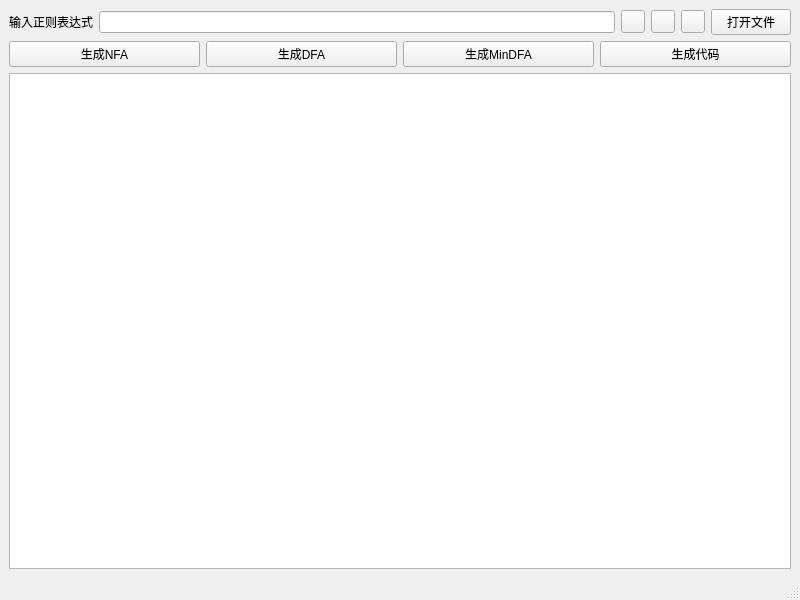
<?xml version="1.0" encoding="UTF-8"?>
<ui version="4.0">
 <class>MainWindow</class>
 <widget class="QMainWindow" name="MainWindow">
  <property name="geometry">
   <rect>
    <x>0</x>
    <y>0</y>
    <width>800</width>
    <height>600</height>
   </rect>
  </property>
  <property name="minimumSize">
   <size>
    <width>800</width>
    <height>600</height>
   </size>
  </property>
  <property name="windowTitle">
   <string>XLex词法自动生成器</string>
  </property>
  <property name="windowIcon">
   <iconset resource="res.qrc">
    <normaloff>:/icons/resources/analyzser.ico</normaloff>:/icons/resources/analyzser.ico</iconset>
  </property>
  <widget class="QWidget" name="centralwidget">
   <layout class="QVBoxLayout" name="verticalLayout">
    <item>
     <layout class="QHBoxLayout" name="horizontalLayout">
      <item>
       <widget class="QLabel" name="label">
        <property name="text">
         <string>输入正则表达式</string>
        </property>
        <property name="alignment">
         <set>Qt::AlignCenter</set>
        </property>
       </widget>
      </item>
      <item>
       <widget class="QLineEdit" name="tb_input"/>
      </item>
      <item>
       <widget class="QToolButton" name="btn_clear">
        <property name="icon">
         <iconset theme="edit-clear"/>
        </property>
       </widget>
      </item>
      <item>
       <widget class="QToolButton" name="btn_last"/>
      </item>
      <item>
       <widget class="QToolButton" name="btn_next"/>
      </item>
      <item>
       <widget class="QPushButton" name="btn_openfile">
        <property name="text">
         <string>打开文件</string>
        </property>
       </widget>
      </item>
     </layout>
    </item>
    <item>
     <layout class="QHBoxLayout" name="horizontalLayout_2">
      <item>
       <widget class="QPushButton" name="btn_toNFA">
        <property name="text">
         <string>生成NFA</string>
        </property>
       </widget>
      </item>
      <item>
       <widget class="QPushButton" name="btn_toDFA">
        <property name="text">
         <string>生成DFA</string>
        </property>
       </widget>
      </item>
      <item>
       <widget class="QPushButton" name="btn_toMinDFA">
        <property name="text">
         <string>生成MinDFA</string>
        </property>
       </widget>
      </item>
      <item>
       <widget class="QPushButton" name="btn_toCode">
        <property name="text">
         <string>生成代码</string>
        </property>
       </widget>
      </item>
     </layout>
    </item>
    <item>
     <widget class="QTableWidget" name="tableMain"/>
    </item>
   </layout>
  </widget>
  <widget class="QMenuBar" name="menubar">
   <property name="geometry">
    <rect>
     <x>0</x>
     <y>0</y>
     <width>800</width>
     <height>21</height>
    </rect>
   </property>
  </widget>
  <widget class="QStatusBar" name="statusbar"/>
 </widget>
 <resources>
  <include location="res.qrc"/>
 </resources>
 <connections/>
</ui>
